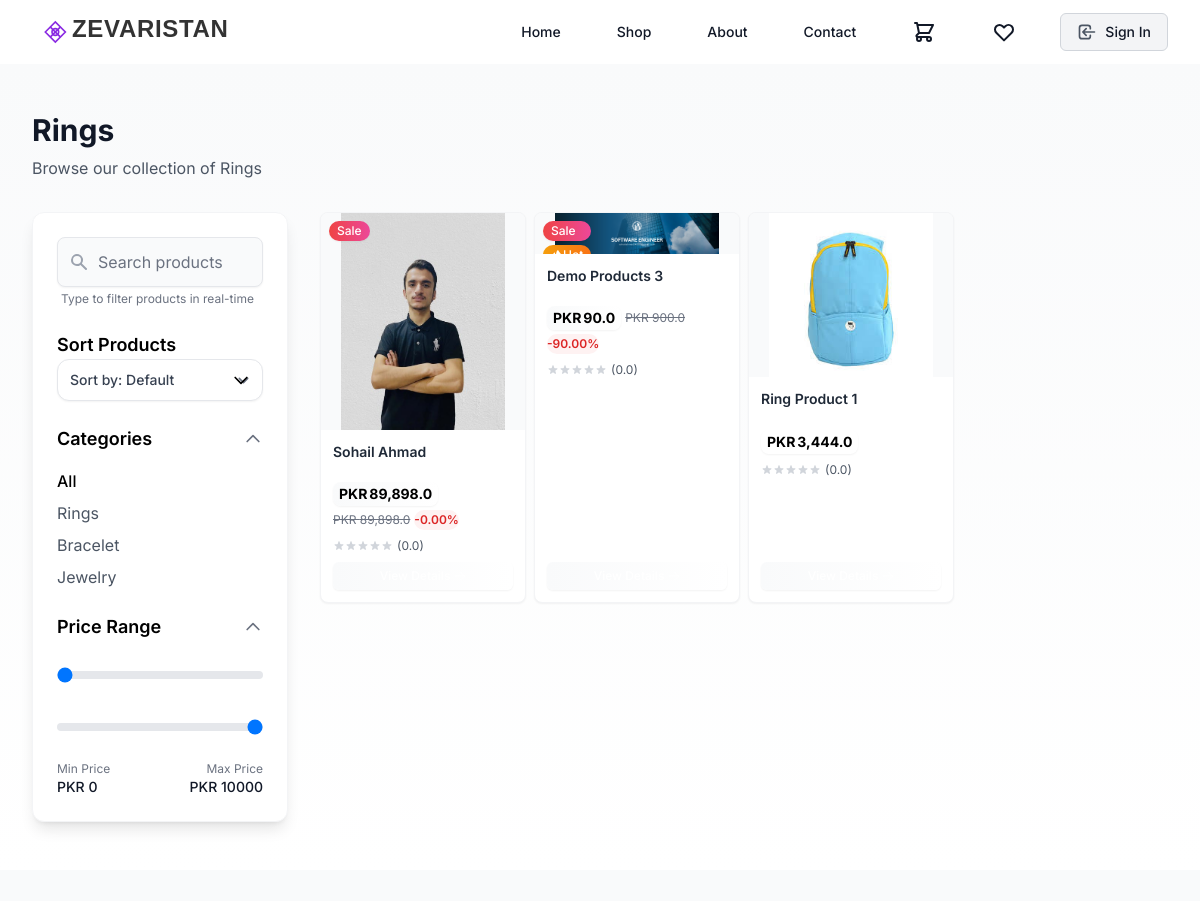
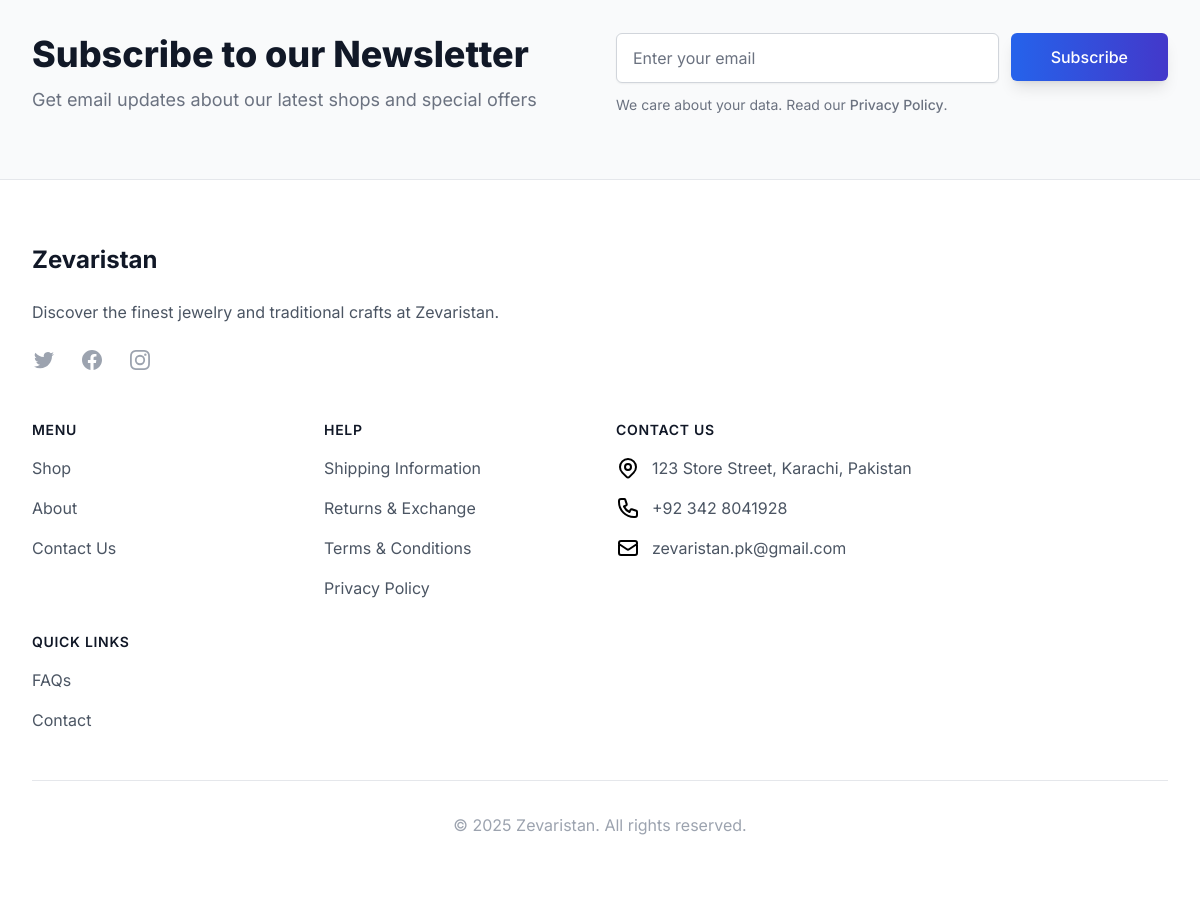
The app's page /shop/category/Rings with its own data (2 pictures, top to bottom).
### shop/models.py (models this page shows, shortened)
class Category(models.Model):
    name = models.CharField(max_length=30)
    cat_moto = models.CharField(max_length=30)
    photo = models.ImageField(upload_to='products_category')
    date = models.DateTimeField(auto_now_add=True)

class Product(models.Model):
    name = models.CharField(max_length=100)
    photo = models.ImageField(upload_to='products')
    price = models.DecimalField(max_digits=10, decimal_places=2)
    details = models.TextField()
    category = models.ForeignKey(Category, on_delete=models.CASCADE)
    is_draft = models.BooleanField(default=False)
    date = models.DateTimeField(auto_now_add=True)
    inventory = models.IntegerField(default=1)
    on_sale = models.BooleanField(default=False)
    trending = models.BooleanField(default=False)
    sale_percentage = models.DecimalField(max_digits=5, decimal_places=2, default=0)
    sale_start_date = models.DateTimeField(null=True, blank=True)
    sale_end_date = models.DateTimeField(null=True, blank=True)
    rating = models.DecimalField(max_digits=3, decimal_places=2, default=0.0)
    @property
    def sale_price(self):
        if self.on_sale and self.sale_percentage > 0:
            discount = (self.sale_percentage / 100) * self.price
            return self.price - discount
        return self.price
    def check_sale_status(self):
        from django.utils import timezone
        if self.sale_end_date and self.on_sale:
            current_time = timezone.now()
            if self.sale_end_date <= current_time:
                self.on_sale = False
                self.sale_percentage = 0
                self.save(update_fields=['on_sale', 'sale_percentage'])

### shop/views.py (the view)
# urls.py: path('category/<str:category_name>', views.category, name='category'),
def category(request, category_name):
    category = get_object_or_404(Category, name=category_name)
    all_categories = Category.objects.all()
    product_list = Product.objects.filter(category=category, is_draft=False)
    sort_by = request.GET.get('sort', None)
    if sort_by == 'price_low_high':
        product_list = product_list.order_by('price')
    elif sort_by == 'price_high_low':
        product_list = product_list.order_by('-price')
    else:
        product_list = product_list.order_by('-id')
    paginator = Paginator(product_list, 12)
    page = request.GET.get('page')
    try:
        products = paginator.page(page)
    except PageNotAnInteger:
        products = paginator.page(1)
    except EmptyPage:
        products = paginator.page(paginator.num_pages)
    return render(request, "shop/category.html", {
        'category': category,
        'all_categories': all_categories,
        'products': products,
        'is_paginated': True if paginator.num_pages > 1 else False
    })

### shop/templates/shop/category.html (shortened to what this page needs)
{% extends 'base/base.html' %}
{% load static %}
{% load custom_filters %}
{% block content %}
<section class="py-12 bg-gradient-to-b from-gray-50 to-white min-h-screen">
    <div class="container mx-auto px-4 sm:px-6 lg:px-8 max-w-7xl">
        <div class="mb-8">
            <h1 class="text-3xl font-bold text-gray-900">{{ category.name }}</h1>
            <p class="mt-2 text-gray-600">Browse our collection of {{ category.name }}</p>
        </div>
        <div class="flex flex-col lg:flex-row gap-8">
            <div id="filterSidebar" class="fixed inset-0 lg:relative z-40 lg:z-0 transform transition-all duration-300 ease-in-out lg:transform-none -translate-x-full lg:translate-x-0 pointer-events-none lg:pointer-events-auto opacity-0 lg:opacity-100">
                <div class="relative w-4/5 max-w-xs lg:w-64 h-full lg:h-auto bg-white lg:rounded-xl shadow-lg lg:p-6 p-4 overflow-y-auto lg:sticky lg:top-24 border-r lg:border lg:border-gray-100 backdrop-blur-sm">
                    <div class="mb-6">
                        <div class="relative group">
                            <input type="text" class="w-full pl-10 pr-10 py-3 border border-gray-200 rounded-lg focus:ring-2 focus:ring-primary-500 focus:border-transparent transition-all bg-gray-50 hover:bg-white focus:bg-white shadow-sm hover:shadow-md" placeholder="Search products..." id="productSearch" autocomplete="off">
                            <div class="absolute inset-y-0 left-0 pl-3 flex items-center pointer-events-none">
                            </div>
                            <div class="absolute inset-y-0 right-0 pr-3 flex items-center">
                            </div>
                        </div>
                        <p class="text-xs text-gray-500 mt-1 ml-1 hidden md:block">Type to filter products in real-time</p>
                    </div>
                    <div class="mb-6 w-full">
                        <div class="relative group">
                            <label for="sortOptions" class="text-lg font-semibold">Sort Products</label>
                            <div class="relative">
                                <select id="sortOptions" onchange="window.location = this.value;" class="w-full appearance-none bg-white border border-gray-200 rounded-xl py-2.5 pl-4 pr-10 text-sm font-medium text-gray-700 cursor-pointer hover:border-primary-500 focus:outline-none focus:ring-2 focus:ring-primary-500/30 focus:border-primary-500 transition-all shadow-sm hover:shadow-md">
                                    <option value="?{% if request.GET.page %}page={{ request.GET.page }}{% endif %}" {% if not request.GET.sort %}selected{% endif %}>Sort by: Default</option>
                                </select>
                                <div class="pointer-events-none absolute inset-y-0 right-0 flex items-center pr-3 text-primary-600 group-hover:text-primary-700 transition-all duration-300">
                                </div>
                            </div>
                        </div>
                    </div>
                    <div class="mb-6 filter-section">
                        <div class="filter-heading flex justify-between items-center cursor-pointer mb-4">
                            <h4 class="text-lg font-semibold">Categories</h4>
                            <svg class="w-5 h-5 text-gray-500 chevron-icon transition-transform duration-300" fill="none" stroke="currentColor" viewBox="0 0 24 24">
                                <path stroke-linecap="round" stroke-linejoin="round" stroke-width="2" d="M19 9l-7 7-7-7"></path>
                            </svg>
                        </div>
                        <ul class="space-y-2 filter-content">
                            <li><a href="{% url 'shop:shop' %}" class="text-primary-600 font-medium hover:text-primary-700 transition-colors">All</a></li>
                            {% for ctg in all_categories %}
                            <li><a href="{% url 'shop:category' ctg.name %}" class="text-gray-600 hover:text-primary-600 transition-colors">{{ ctg.name }}</a></li>
                            {% endfor %}
                        </ul>
                    </div>
                    <div class="filter-section">
                        <div class="filter-heading flex justify-between items-center cursor-pointer mb-4">
                            <h4 class="text-lg font-semibold">Price Range</h4>
                            <svg class="w-5 h-5 text-gray-500 chevron-icon transition-transform duration-300" fill="none" stroke="currentColor" viewBox="0 0 24 24">
                                <path stroke-linecap="round" stroke-linejoin="round" stroke-width="2" d="M19 9l-7 7-7-7"></path>
                            </svg>
                        </div>
                        <div class="space-y-6 filter-content">
                            <div class="relative pt-1">
                                <input type="range" min="0" max="10000" value="0"
                                    class="w-full h-2 bg-gray-200 rounded-lg appearance-none cursor-pointer focus:outline-none focus:ring-2 focus:ring-primary-500/30 range-sm"
                                    id="minPrice">
                                <div class="w-full h-2 absolute pointer-events-none bg-primary-500/20 rounded-lg" style="top: 0.25rem;"></div>
                            </div>
                            <div class="relative pt-1">
                                <input type="range" min="0" max="10000" value="10000"
                                    class="w-full h-2 bg-gray-200 rounded-lg appearance-none cursor-pointer focus:outline-none focus:ring-2 focus:ring-primary-500/30 range-sm"
                                    id="maxPrice">
                            </div>
                            <div class="flex justify-between items-center">
                                <div class="flex flex-col">
                                    <span class="text-xs text-gray-500">Min Price</span>
                                    <span class="text-sm font-medium text-gray-900">PKR <span id="minPriceValue">0</span></span>
                                </div>
                                <div class="flex flex-col text-right">
                                    <span class="text-xs text-gray-500">Max Price</span>
                                    <span class="text-sm font-medium text-gray-900">PKR <span id="maxPriceValue">10000</span></span>
                                </div>
                            </div>
                        </div>
                    </div>
                </div>
            </div>
            <div class="w-full lg:w-3/4">
                <div class="grid grid-cols-2 sm:grid-cols-3 lg:grid-cols-4 2xl:grid-cols-5 gap-2 md:gap-4">
                    {% if products %}
                    {% for product in products %}
                    <div class="group bg-white rounded-lg shadow-sm hover:shadow-lg overflow-hidden transform transition-all duration-300 ease-in-out hover:-translate-y-1 border border-gray-100 flex flex-col h-auto md:h-[22rem] product-item search-transition">
                        <div class="relative w-full h-36 md:h-40 overflow-hidden bg-gray-50 group-hover:bg-gray-100 transition-colors duration-300 flex items-center justify-center">
                            <a href="{% url 'shop:product_detail' product.id %}" class="block w-full h-full flex items-center justify-center">
                                <img src="{{ product.photo.url }}" alt="{{ product.name }}" class="w-4/5 h-4/5 object-contain transform group-hover:scale-105 transition-transform duration-500 ease-out">
                            </a>
                            <div class="absolute top-2 left-2 flex flex-col gap-1">
                                {% if product.on_sale %}
                                <span class="px-2 py-0.5 bg-gradient-to-r from-red-500 to-pink-500 text-white text-xs font-medium rounded-full shadow-sm transform transition-all duration-300 hover:scale-105 hover:shadow-red-200/50">
                                    Sale
                                </span>
                                {% endif %}
                                {% if product.trending %}
                                <span class="px-2 py-0.5 bg-gradient-to-r from-amber-500 to-orange-500 text-white text-xs font-medium rounded-full shadow-sm transform transition-all duration-300 hover:scale-105 hover:shadow-orange-200/50 flex items-center gap-0.5">
                                    Hot
                                </span>
                                {% endif %}
                            </div>
                        </div>
                        <div class="p-2 sm:p-3 flex-grow flex flex-col justify-between">
                            <div class="mb-2">
                                <h3 class="text-xs sm:text-sm font-semibold line-clamp-2 h-8 sm:h-10 group-hover:text-primary-600 transition-colors">
                                    <a href="{% url 'shop:product_detail' product.id %}" class="text-gray-800 hover:text-primary-600 transition-colors">{{ product.name }}</a>
                                </h3>
                            </div>
                            <div class="mb-2">
                                {% if product.on_sale %}
                                <div class="flex items-center gap-1 flex-wrap">
                                    <div class="text-primary-800 font-bold text-xs sm:text-sm bg-gradient-to-r from-primary-50 to-primary-100 px-1.5 py-0.5 rounded-lg shadow-sm hover:shadow-md transition-all duration-300 inline-flex items-center">
                                        <span class="mr-0.5">PKR</span>
                                        <span>{{ product.sale_price|format_price }}</span>
                                    </div>
                                    <div class="text-gray-500 line-through text-xs flex items-center">PKR {{ product.price|format_price }}</div>
                                    <span class="text-red-600 text-xs font-semibold bg-red-50 px-1 py-0.5 rounded-full">-{{ product.sale_percentage }}%</span>
                                </div>
                                {% else %}
                                <div class="text-primary-800 font-bold text-sm bg-primary-50 px-1.5 py-0.5 rounded-lg shadow-sm hover:bg-primary-100 transition-all duration-300 inline-flex items-center">
                                    <span class="mr-0.5">PKR</span>
                                    <span>{{ product.price|format_price }}</span>
                                </div>
                                {% endif %}
                            </div>
                            <div class="flex items-center mb-2">
                                <div class="flex items-center">
                                    {% with ''|center:5 as range %}
                                    {% for _ in range %}
                                    <svg class="w-3 h-3 sm:w-4 sm:h-4 {% if forloop.counter <= product.rating %} text-yellow-400 {% else %} text-gray-300 {% endif %}" fill="currentColor" viewBox="0 0 20 20">
                                        <path d="M9.049 2.927c.3-.921 1.603-.921 1.902 0l1.07 3.292a1 1 0 00.95.69h3.462c.969 0 1.371 1.24.588 1.81l-2.8 2.034a1 1 0 00-.364 1.118l1.07 3.292c.3.921-.755 1.688-1.54 1.118l-2.8-2.034a1 1 0 00-1.175 0l-2.8 2.034c-.784.57-1.838-.197-1.539-1.118l1.07-3.292a1 1 0 00-.364-1.118L2.98 8.72c-.783-.57-.38-1.81.588-1.81h3.461a1 1 0 00.951-.69l1.07-3.292z"/>
                                    </svg>
                                    {% endfor %}
                                    {% endwith %}
                                    <span class="ml-1 text-xs text-gray-600">({{ product.rating|floatformat:1 }})</span>
                                </div>
                            </div>
                            <div class="mt-auto">
                                <a href="{% url 'shop:product_detail' product.id %}" class="w-full bg-gradient-to-r from-primary-600 to-primary-700 text-white py-1.5 px-2 rounded-md text-center font-medium hover:from-primary-700 hover:to-primary-800 transition-all duration-300 flex items-center justify-center shadow-sm hover:shadow-md">
                                    <span class="text-xs">View Details</span>
                                    <svg class="w-3 h-3 ml-1 transform transition-transform" fill="none" stroke="currentColor" viewBox="0 0 24 24">
                                        <path stroke-linecap="round" stroke-linejoin="round" stroke-width="2" d="M14 5l7 7m0 0l-7 7m7-7H3"/>
                                    </svg>
                                </a>
                            </div>
                        </div>
                    </div>
                    {% endfor %}
                    {% else %}
                    <div class="col-span-full text-center py-8 text-gray-500">No products found</div>
                    {% endif %}
                </div>
            </div>
        </div>
    </div>
</section>
{% endblock %}

### records on screen
Category: name "Rings"
Category: name "Bracelet"
Category: name "Jewelry"
Product: photo (picture), shows "Sale", name "Sohail Ahmad", sale_price "89,898.0", price "89,898.0", sale_percentage "0.00", rating "0.0"
Product: photo (picture), shows "Sale", trending True (drawn), name "Demo Products 3", sale_price "90.0", price "900.0", sale_percentage "90.00", rating "0.0"
Product: photo (picture), name "Ring Product 1", price "3,444.0", rating "0.0"
